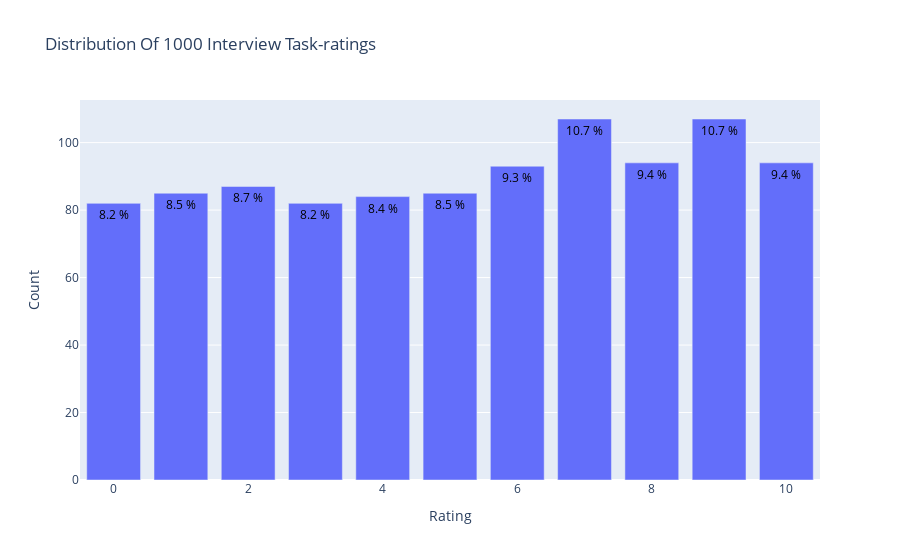

Write notebook code for a chart like this one.
### Code cell
# Reading the task dataset
columns2 =['TaskId','TaskName','LocationsOfInterest']
tasks = pd.read_csv('DataRecommenderSystem/TasksInterviewVisitor.csv', sep=',', names = columns2, encoding='latin-1')
task_names = tasks[['TaskId','TaskName','LocationsOfInterest']]
task_names.head()

# Distribution of task-ratings
data = frame['rating'].value_counts().sort_index(ascending=False)
trace = go.Bar(x = data.index,
               text = ['{:.1f} %'.format(val) for val in (data.values / frame.shape[0] * 100)],
               textposition = 'auto',
               textfont = dict(color = '#000000'),
               y = data.values,
               )
# Create layout
layout = dict(title = 'Distribution Of {} Interview Task-ratings'.format(frame.shape[0]),
              xaxis = dict(title = 'Rating'),
              yaxis = dict(title = 'Count'))
# Create plot
fig = go.Figure(data=[trace], layout=layout)
iplot(fig)

### Figure 1 — Plotly figure (JSON) as saved in the notebook; plotly's stock layout.template omitted (floating-point values rounded to 4 significant figures)
{"data": [{"text": ["9.4 %", "10.7 %", "9.4 %", "10.7 %", "9.3 %", "8.5 %", "8.4 %", "8.2 %", "8.7 %", "8.5 %", "8.2 %"], "textfont": {"color": "#000000"}, "textposition": "auto", "type": "bar", "x": [10, 9, 8, 7, 6, 5, 4, 3, 2, 1, 0], "y": [94, 107, 94, 107, 93, 85, 84, 82, 87, 85, 82]}], "layout": {"title": {"text": "Distribution Of 1000 Interview Task-ratings"}, "xaxis": {"title": {"text": "Rating"}}, "yaxis": {"title": {"text": "Count"}}}}
